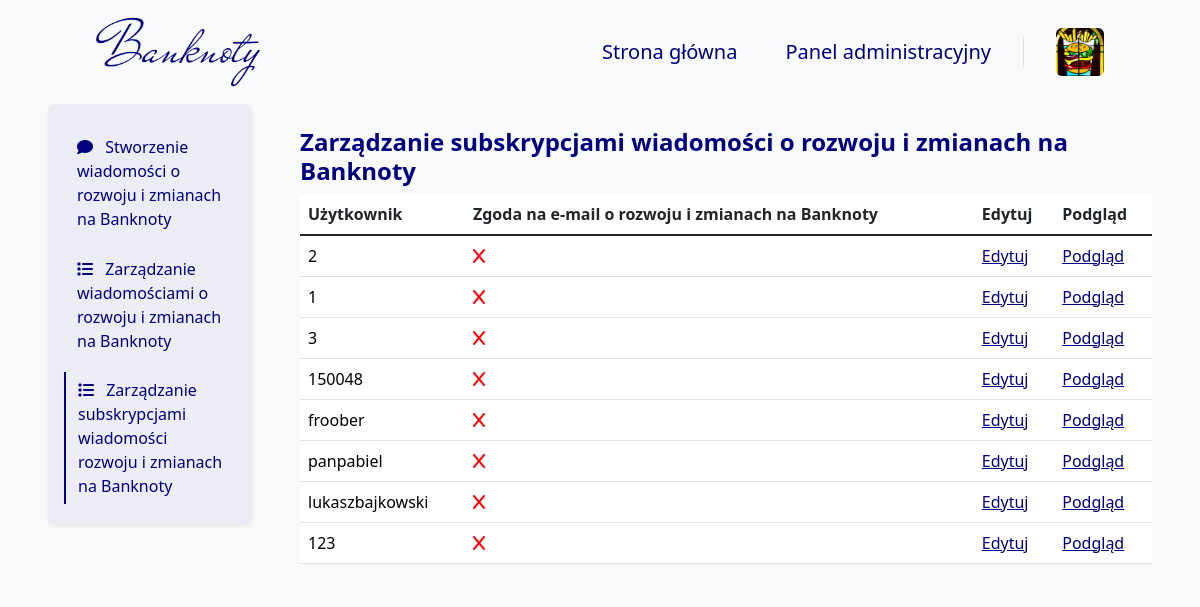
The page /development_news/user/AdminPanel (signed in) on the database as committed earlier.
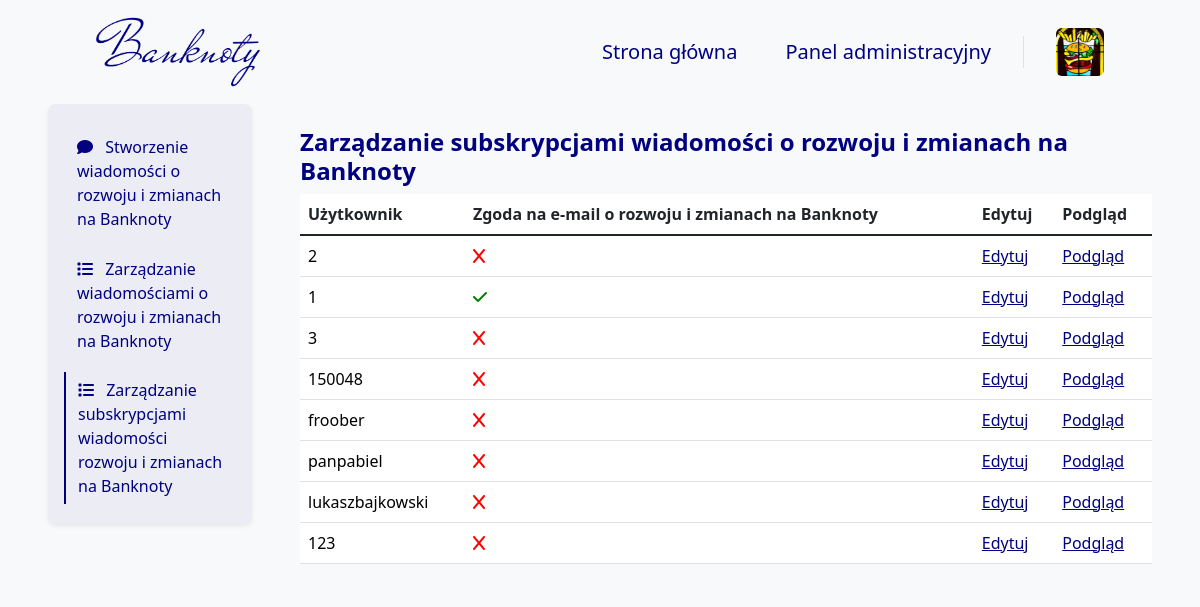
The same page on the database as committed later.
### blog/models.py (models this page shows, shortened)
class User(models.Model):
    GENDER_CHOICES = (
        ('M', 'Mężczyzna'),
        ('K', 'Kobieta'),
        ('I', 'Inna'),
    )
    user = models.OneToOneField(
        User,
        on_delete=models.CASCADE,
        verbose_name="Użytkownik")
    bio = models.TextField(
        null=False,
        blank=True,
        validators=[validate_bio],
        verbose_name="Bio",
        help_text="Krótka informacja o użytkowniku, maksymalnie 512 znaków.")
    profile_pic = models.ImageField(
        null=False,
        blank=False,
        default="images/profile/1.png",
        upload_to="images/user/",
        verbose_name="Zdjęcie profilowe")
    phone_number = PhoneNumberField(
        region='PL',
        null=True,
        blank=True,
        unique=True,
        verbose_name="Numer telefonu")
    gender = models.CharField(
        choices=GENDER_CHOICES,
        null=False,
        blank=False,
        default='Mężczyzna',
        verbose_name="Płeć",
        max_length=6)
    newsletter = models.BooleanField(
        default=False,
        verbose_name="Biuletyn")
    miss_news = models.BooleanField(
        default=False,
        verbose_name="Pominięte artykuły")
    meetups_news = models.BooleanField(
        default=True,
        verbose_name="Spotkania i wydarzenia")
    opportunities_news = models.BooleanField(
        default=False,
        verbose_name="Okazje z rynku aukcyjnego")
    company_news = models.BooleanField(
        default=True,
        verbose_name="Wiadomości od Banknoty")
    replay_news = models.BooleanField(
        default=False,
        verbose_name="Shot wydzarzeń na Banknoty")
    development_news = models.BooleanField(
        default=False,
        verbose_name="Informacje o rozwoju i zmianach na Banknoty")
    opened_posts = models.ManyToManyField(
        Blog,
        blank=True,
        related_name='opened_by_users',
        verbose_name="Otwarte posty"
    )
    can_be_author = models.BooleanField(
        default=False,
        verbose_name="Czy może być autorem",
        help_text='Czy wniosek na autora został rozpatrzony pozytywnie.')
    def __init__(self, *args, temp=65, **kwargs):
        self.temp = temp
        return super().__init__(*args, **kwargs)
    def is_profile_pic(self):
        if self.profile_pic == "images/profile/1.png":
            return False
        else:
            return True
    is_profile_pic.boolean = True
    is_profile_pic.short_description = 'Zdjęcie profilowe'
    def is_bio(self):
        if self.bio:
            return True
        else:
            return False
    is_bio.boolean = True
    is_bio.short_description = 'Bio'
    def is_phone_number(self):
        if self.phone_number:
            return True
        else:
            return False
    is_phone_number.boolean = True
    is_phone_number.short_description = 'Phone number'
    def is_newsletter(self):
        if self.newsletter:
            return True
        else:
            return False
    is_newsletter.boolean = True
    is_newsletter.short_description = 'Newsletter'

### blog/views_admin/newsletter/development_news/development_news_views.py (the view)
# urls.py: path('development_news/user/AdminPanel', development_news_user_manage_admin_panel_view,
@superuser_required
def development_news_user_manage_admin_panel_view(request):
    users = DjangoUser.objects.all().order_by('user__id')
    context = get_paginated_context(request, users, 10)
    return render(
        request,
        'AdminTemplates/Newsletter/DevelopmentNews/DevelopmentNewsUserManageAdmin.html',
        context
    )

### blog/views.py (called while the page is built)
def get_paginated_context(request, queryset, items_per_page=10):
    paginator = Paginator(queryset, items_per_page)
    page_number = request.GET.get('page')
    page_obj = paginator.get_page(page_number)
    context = {
        'page_obj': page_obj,
    }
    return context

### templates/AdminTemplates/Newsletter/DevelopmentNews/DevelopmentNewsUserManageAdmin.html (shortened to what this page needs)
{% extends 'base.html' %}
{% block navbar %}
    {% include 'Navbar/NavbarAdmin.html' %}
{% endblock %}
{% block content %}
    <div class="container-fluid">
        <div class="row">
            <div class="col-12 col-lg-3 px-5 px-lg-5 mx-auto bg-body-tertiary">
                {% include 'AdminTemplates/Newsletter/DevelopmentNews/Elements/Navigation.html' %}
            </div>
            <div class="col-12 col-lg-9 px-5 px-lg-0 pe-lg-5 pt-4 pt-lg-3 mx-auto bg-body-tertiary mt-2">
                <h4 class="mb-0 pb-2 fw-bold text-navy">
                    Zarządzanie subskrypcjami wiadomości o rozwoju i zmianach na Banknoty
                </h4>
                {% include 'AdminTemplates/Newsletter/DevelopmentNews/Elements/Table/DevelopmentNewsUser.html' %}
            </div>
        </div>
    </div>
{% endblock %}

### templates/AdminTemplates/Newsletter/DevelopmentNews/Elements/Table/DevelopmentNewsUser.html
<table class="table table-hover">
    <thead>
    <tr>
        <th scope="col">Użytkownik</th>
        <th scope="col">Zgoda na e-mail o rozwoju i zmianach na Banknoty</th>
        <th scope="col">Edytuj</th>
        <th scope="col">Podgląd</th>
    </tr>
    </thead>
    <tbody class="table-group-divider">
    {% for user in page_obj %}
        <tr>
            <td>
                <a class="admin_panel_link"
                   href="{% url 'development_news_user_detail_admin_panel' user.pk %}">
                    {{ user.user }}
                </a>
            </td>
            <td>
                <a class="admin_panel_link"
                   href="{% url 'development_news_user_detail_admin_panel' user.pk %}">
                    {% if user.development_news %}
                        <i class="fa-solid fa-check"></i>
                    {% else %}
                        <i class="fa-solid fa-x"></i>
                    {% endif %}
                </a>
            </td>
            <td>
                <a class="admin_panel_edit_link"
                   href="{% url 'development_news_user_edit_admin_panel' user.pk %}">
                    Edytuj
                </a>
            </td>
            <td>
                <a class="admin_panel_edit_link"
                   href="{% url 'development_news_user_detail_admin_panel' user.pk %}">
                    Podgląd
                </a>
            </td>
        </tr>
    {% endfor %}
    </tbody>
</table>

Rows that differ between the two databases and show on the page:
changed User (number 2 of 8 on the later page): development_news False → True (drawn)
